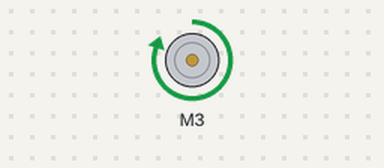
Simulated run of this sketch. Board: Arduino Uno, built with avr-gcc and run on an emulated ATmega328P. Shown: DC motor (green arrow = forward, orange = backward, longer = faster). What the sketch prints to the serial monitor is not drawn.

Above: at 5.0 s.
At 15.7 s:
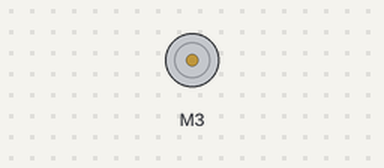
Timing chart, 0 to 21.1 s (numbered marks = the images above):
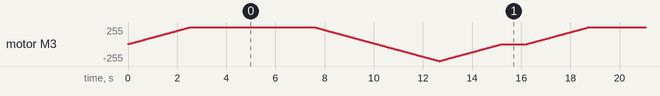

The sketch:

dc-motor-test.ino
```cpp
/************************************
 * This program demonstrates control of a DC Motor using the Adafruit Motorshield V1.
 *
 * REFERENCE:
 * https://learn.adafruit.com/adafruit-motor-shield/overview
 */

#include <AFMotor.h>

AF_DCMotor motor(3);    //Create motor object and set motor port (1-4)

void setup() {
  Serial.begin(115200);           // set up Serial library at 9600 bps
  Serial.println("DC Motor test!");

  // turn on motor
  motor.setSpeed(255);  //Set default motor speed. Speeds allowed from 0 to 255.
  motor.run(RELEASE);   //Reset the motor (clear any previous commands) by "releasing" it.
}

void loop() {
  uint8_t i;

  motor.run(FORWARD);
  for (i=0; i<255; i++) {   //Ramp up speed.
    motor.setSpeed(i);
    delay(10);
 }
 delay (5000);

  for (i=255; i!=0; i--) {  //Ramp down speed.
    motor.setSpeed(i);
    delay(10);
 }

  motor.run(BACKWARD);
  for (i=0; i<255; i++) {   //Ramp up speed.
    motor.setSpeed(i);
    delay(10);
 }

  for (i=255; i!=0; i--) {  //Ramp down speed.
    motor.setSpeed(i);
    delay(10);
 }

  motor.run(RELEASE);
  delay(1000);
}
```
